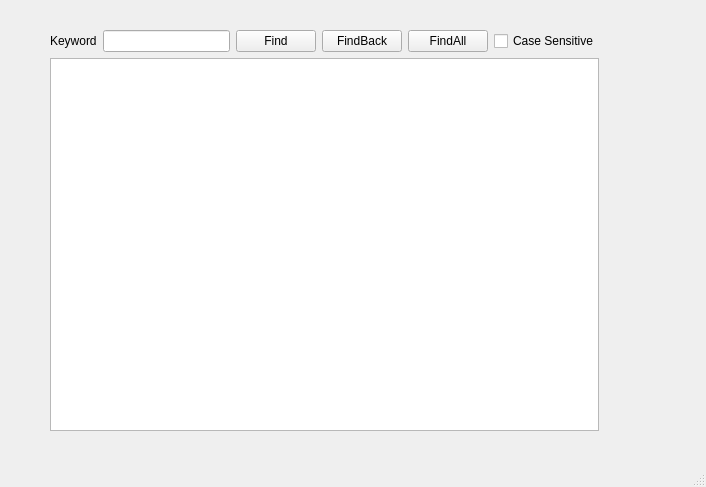
<?xml version="1.0" encoding="UTF-8"?>
<ui version="4.0">
 <class>TextFinder</class>
 <widget class="QMainWindow" name="TextFinder">
  <property name="geometry">
   <rect>
    <x>0</x>
    <y>0</y>
    <width>706</width>
    <height>487</height>
   </rect>
  </property>
  <property name="windowTitle">
   <string>TextFinder</string>
  </property>
  <widget class="QWidget" name="centralwidget">
   <property name="sizePolicy">
    <sizepolicy hsizetype="Preferred" vsizetype="Preferred">
     <horstretch>0</horstretch>
     <verstretch>0</verstretch>
    </sizepolicy>
   </property>
   <widget class="QWidget" name="layoutWidget">
    <property name="geometry">
     <rect>
      <x>50</x>
      <y>30</y>
      <width>549</width>
      <height>401</height>
     </rect>
    </property>
    <layout class="QVBoxLayout" name="verticalLayout">
     <item>
      <layout class="QHBoxLayout" name="horizontalLayout">
       <item>
        <widget class="QLabel" name="label">
         <property name="text">
          <string>Keyword</string>
         </property>
        </widget>
       </item>
       <item>
        <widget class="QLineEdit" name="lineEdit"/>
       </item>
       <item>
        <widget class="QPushButton" name="findButton">
         <property name="text">
          <string>Find</string>
         </property>
        </widget>
       </item>
       <item>
        <widget class="QPushButton" name="findButton_Back">
         <property name="text">
          <string>FindBack</string>
         </property>
        </widget>
       </item>
       <item>
        <widget class="QPushButton" name="findButton_All">
         <property name="text">
          <string>FindAll</string>
         </property>
        </widget>
       </item>
       <item>
        <widget class="QCheckBox" name="checkBox">
         <property name="text">
          <string>Case Sensitive</string>
         </property>
        </widget>
       </item>
      </layout>
     </item>
     <item>
      <widget class="QTextEdit" name="textEdit"/>
     </item>
    </layout>
   </widget>
  </widget>
  <widget class="QMenuBar" name="menubar">
   <property name="geometry">
    <rect>
     <x>0</x>
     <y>0</y>
     <width>706</width>
     <height>26</height>
    </rect>
   </property>
  </widget>
  <widget class="QStatusBar" name="statusbar"/>
 </widget>
 <resources/>
 <connections/>
</ui>
